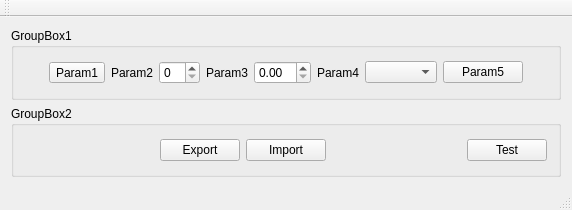
<?xml version="1.0" encoding="UTF-8"?>
<ui version="4.0">
 <class>MainWindow</class>
 <widget class="QMainWindow" name="MainWindow">
  <property name="geometry">
   <rect>
    <x>0</x>
    <y>0</y>
    <width>572</width>
    <height>210</height>
   </rect>
  </property>
  <property name="windowTitle">
   <string>MainWindow</string>
  </property>
  <widget class="QWidget" name="centralWidget">
   <layout class="QVBoxLayout" name="verticalLayout">
    <item>
     <widget class="QGroupBox" name="groupBox_1">
      <property name="title">
       <string>GroupBox1</string>
      </property>
      <layout class="QHBoxLayout" name="horizontalLayout">
       <item>
        <spacer name="horizontalSpacer_2">
         <property name="orientation">
          <enum>Qt::Horizontal</enum>
         </property>
         <property name="sizeHint" stdset="0">
          <size>
           <width>40</width>
           <height>20</height>
          </size>
         </property>
        </spacer>
       </item>
       <item>
        <widget class="QToolButton" name="toolButton_Param1">
         <property name="text">
          <string>Param1</string>
         </property>
         <property name="checkable">
          <bool>true</bool>
         </property>
        </widget>
       </item>
       <item>
        <widget class="QLabel" name="label_2">
         <property name="text">
          <string>Param2</string>
         </property>
        </widget>
       </item>
       <item>
        <widget class="QSpinBox" name="spinBox_Param2"/>
       </item>
       <item>
        <widget class="QLabel" name="label_3">
         <property name="text">
          <string>Param3</string>
         </property>
        </widget>
       </item>
       <item>
        <widget class="QDoubleSpinBox" name="doubleSpinBox_Param3"/>
       </item>
       <item>
        <widget class="QLabel" name="label_4">
         <property name="text">
          <string>Param4</string>
         </property>
        </widget>
       </item>
       <item>
        <widget class="QComboBox" name="comboBox_Param4">
         <property name="currentIndex">
          <number>-1</number>
         </property>
        </widget>
       </item>
       <item>
        <widget class="QPushButton" name="pushButton_Param5">
         <property name="text">
          <string>Param5</string>
         </property>
        </widget>
       </item>
       <item>
        <spacer name="horizontalSpacer_3">
         <property name="orientation">
          <enum>Qt::Horizontal</enum>
         </property>
         <property name="sizeHint" stdset="0">
          <size>
           <width>40</width>
           <height>20</height>
          </size>
         </property>
        </spacer>
       </item>
      </layout>
     </widget>
    </item>
    <item>
     <widget class="QGroupBox" name="groupBox_2">
      <property name="title">
       <string>GroupBox2</string>
      </property>
      <layout class="QHBoxLayout" name="horizontalLayout_2">
       <item>
        <spacer name="horizontalSpacer">
         <property name="orientation">
          <enum>Qt::Horizontal</enum>
         </property>
         <property name="sizeHint" stdset="0">
          <size>
           <width>40</width>
           <height>20</height>
          </size>
         </property>
        </spacer>
       </item>
       <item>
        <widget class="QPushButton" name="pushButton_Export">
         <property name="text">
          <string>Export</string>
         </property>
        </widget>
       </item>
       <item>
        <widget class="QPushButton" name="pushButton_Import">
         <property name="text">
          <string>Import</string>
         </property>
        </widget>
       </item>
       <item>
        <spacer name="horizontalSpacer_4">
         <property name="orientation">
          <enum>Qt::Horizontal</enum>
         </property>
         <property name="sizeHint" stdset="0">
          <size>
           <width>40</width>
           <height>20</height>
          </size>
         </property>
        </spacer>
       </item>
       <item>
        <widget class="QPushButton" name="pushButton_Test">
         <property name="text">
          <string>Test</string>
         </property>
        </widget>
       </item>
      </layout>
     </widget>
    </item>
   </layout>
  </widget>
  <widget class="QMenuBar" name="menuBar">
   <property name="geometry">
    <rect>
     <x>0</x>
     <y>0</y>
     <width>572</width>
     <height>25</height>
    </rect>
   </property>
  </widget>
  <widget class="QToolBar" name="mainToolBar">
   <attribute name="toolBarArea">
    <enum>TopToolBarArea</enum>
   </attribute>
   <attribute name="toolBarBreak">
    <bool>false</bool>
   </attribute>
  </widget>
  <widget class="QStatusBar" name="statusBar"/>
 </widget>
 <layoutdefault spacing="6" margin="11"/>
 <resources/>
 <connections/>
</ui>
